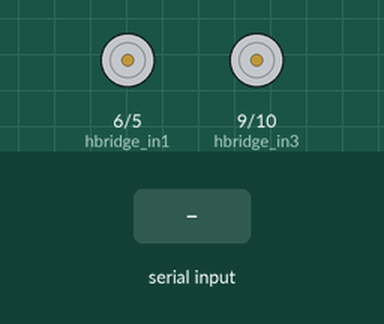
Bench run of a sketch on a simulated Arduino Uno, built with avr-gcc and run on an emulated ATmega328P. Shown: motor-driver pin pairs drawn as motors (green arrow = first pin HIGH = forward, orange = second pin HIGH = backward, longer = more drive). Inputs (shaded band) come from the test bench.

Above: at 1.2 s.
1.3 s: "X" received over Serial
At 1.6 s:
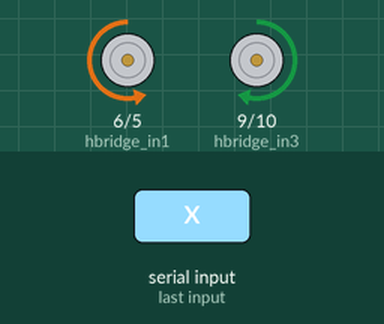
4.3 s: "A" received over Serial
At 5.0 s:
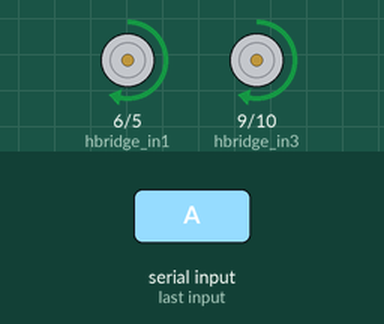
5.8 s: "B" received over Serial
At 6.2 s:
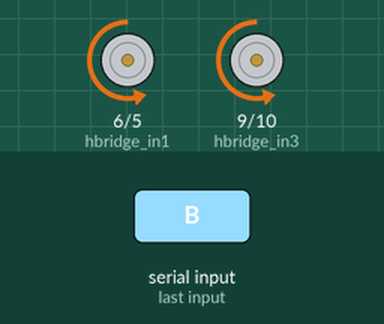
7.3 s: "C" received over Serial
At 8.5 s:
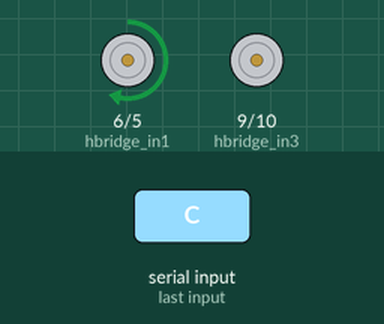
8.8 s: "D" received over Serial
At 9.7 s:
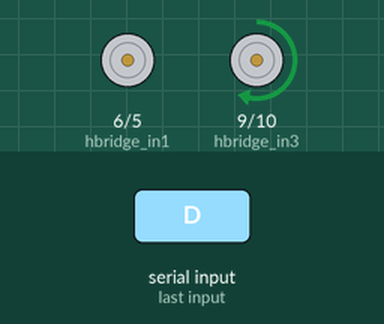
Timing chart, 0 to 11.3 s (numbered marks = the images above; inputs shaded):
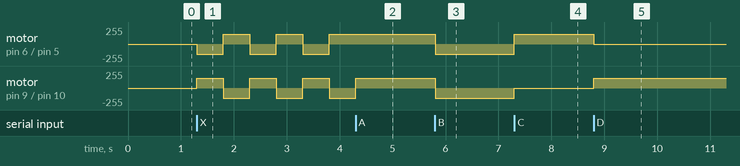

Measured:
- after the input at 1.3 s, motor on pin 6 (hbridge_in1) / pin 5 (hbridge_in2), motor on pin 9 (hbridge_in3) / pin 10 (hbridge_in4): alternates forward 150/255 for 0.50 s and backward 150/255 for 0.50 s, starting at once
- after the input at 4.3 s, motor on pin 6 (hbridge_in1) / pin 5 (hbridge_in2): stays forward 150/255 (without the input it goes to backward 150/255 after 0.00 s); motor on pin 9 (hbridge_in3) / pin 10 (hbridge_in4): goes on until 4.3 s, then stays forward 150/255
- after the input at 5.8 s, motor on pin 6 (hbridge_in1) / pin 5 (hbridge_in2), motor on pin 9 (hbridge_in3) / pin 10 (hbridge_in4): forward 150/255 → backward 150/255 at once
- after the input at 7.3 s, motor on pin 6 (hbridge_in1) / pin 5 (hbridge_in2): backward 150/255 → forward 150/255 at once; motor on pin 9 (hbridge_in3) / pin 10 (hbridge_in4): backward 150/255 → stopped at once
- after the input at 8.8 s, motor on pin 6 (hbridge_in1) / pin 5 (hbridge_in2): forward 150/255 → stopped at once; motor on pin 9 (hbridge_in3) / pin 10 (hbridge_in4): stopped → forward 150/255 at once

The sketch:

interface_IDE.ino
```cpp
int hbridge_in1 = 6;    //motor 1 in1
int hbridge_in2 = 5;    //motor 1 in2
int hbridge_in3 = 9;    //motor 2 in1
int hbridge_in4 = 10;   //motor 2 in2
char command;

void setup() {
  pinMode(hbridge_in1,OUTPUT);
  pinMode(hbridge_in2,OUTPUT);
  pinMode(hbridge_in3,OUTPUT);
  pinMode(hbridge_in4,OUTPUT);

  Serial.begin(9600);
}

void loop() {
  if (Serial.available()){
  command = Serial.read();
  }
  if (command == 'A'){         //Robot go Forward
  analogWrite(hbridge_in1,150);
  analogWrite(hbridge_in2,0);
  analogWrite(hbridge_in3,150);
  analogWrite(hbridge_in4,0);
  delay(300);
  }
  if (command == 'B'){         //Robot go Backward
  analogWrite(hbridge_in1,0);
  analogWrite(hbridge_in2,150);
  analogWrite(hbridge_in3,0);
  analogWrite(hbridge_in4,150);
  delay(300);
  }
  if (command == 'C'){         //Robot go Left
  analogWrite(hbridge_in1,150);
  analogWrite(hbridge_in2,0);
  analogWrite(hbridge_in3,0);
  analogWrite(hbridge_in4,0);
  delay(300);
  }
  if (command == 'D'){         //Robot go Right
  analogWrite(hbridge_in1,0);
  analogWrite(hbridge_in2,0);
  analogWrite(hbridge_in3,150);
  analogWrite(hbridge_in4,0);
  delay(300);
  }
  if (command == 'S'){         //Robot Stop
  analogWrite(hbridge_in1,0);
  analogWrite(hbridge_in2,0);
  analogWrite(hbridge_in3,0);
  analogWrite(hbridge_in4,0);
  }
  if (command == 'X'){        //Robot Dance
  analogWrite(hbridge_in1,0);
  analogWrite(hbridge_in2,150);
  analogWrite(hbridge_in3,150);
  analogWrite(hbridge_in4,0);
  delay(500);
  analogWrite(hbridge_in1,150);
  analogWrite(hbridge_in2,0);
  analogWrite(hbridge_in3,0);
  analogWrite(hbridge_in4,150);
  delay(500);
  analogWrite(hbridge_in1,0);
  analogWrite(hbridge_in2,150);
  analogWrite(hbridge_in3,150);
  analogWrite(hbridge_in4,0);
  delay(500);
  analogWrite(hbridge_in1,150);
  analogWrite(hbridge_in2,0);
  analogWrite(hbridge_in3,0);
  analogWrite(hbridge_in4,150);
  delay(500);
  analogWrite(hbridge_in1,0);
  analogWrite(hbridge_in2,150);
  analogWrite(hbridge_in3,150);
  analogWrite(hbridge_in4,0);
  delay(500);
  analogWrite(hbridge_in1,150);
  analogWrite(hbridge_in2,0);
  analogWrite(hbridge_in3,0);
  analogWrite(hbridge_in4,150);
  delay(500);

  }
}
```
